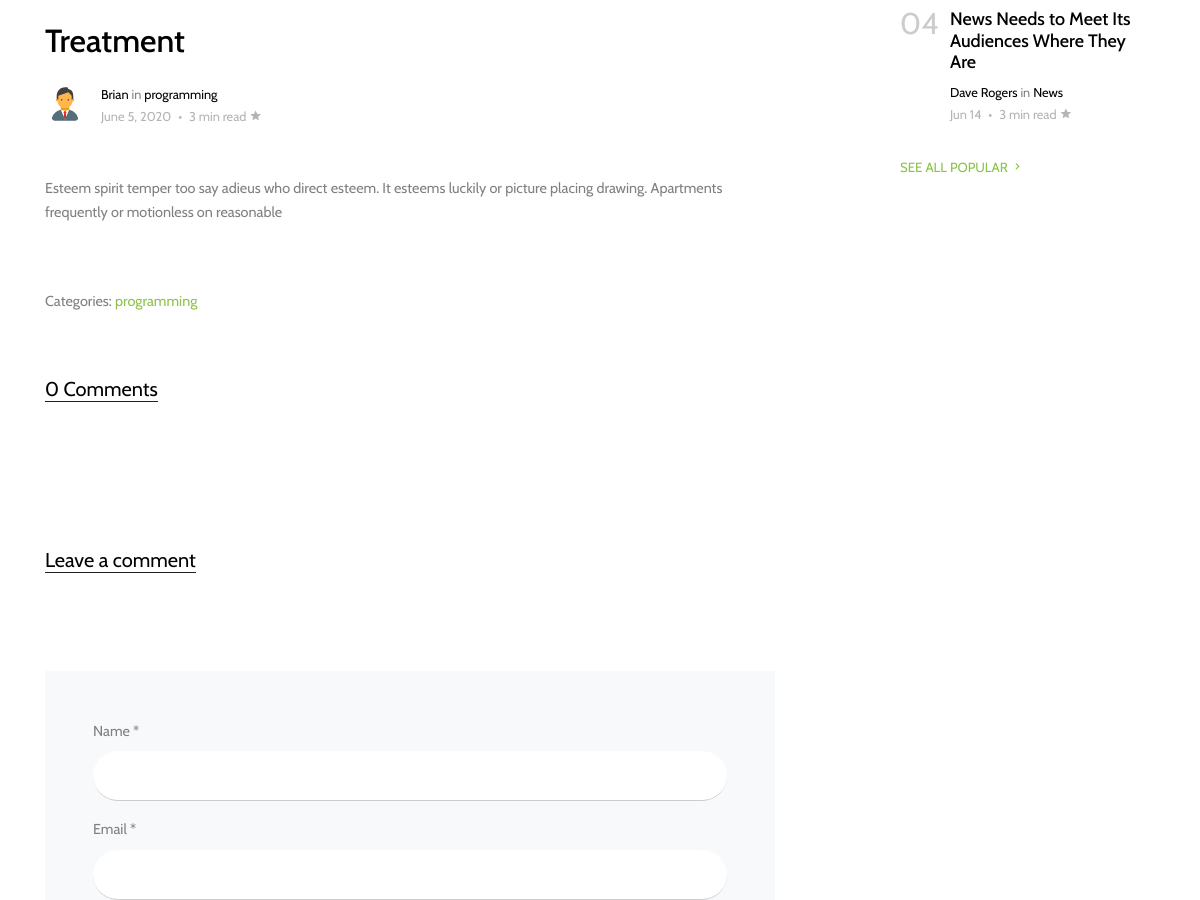
The page /posts-Details/1 (middle part) on the database as committed earlier.
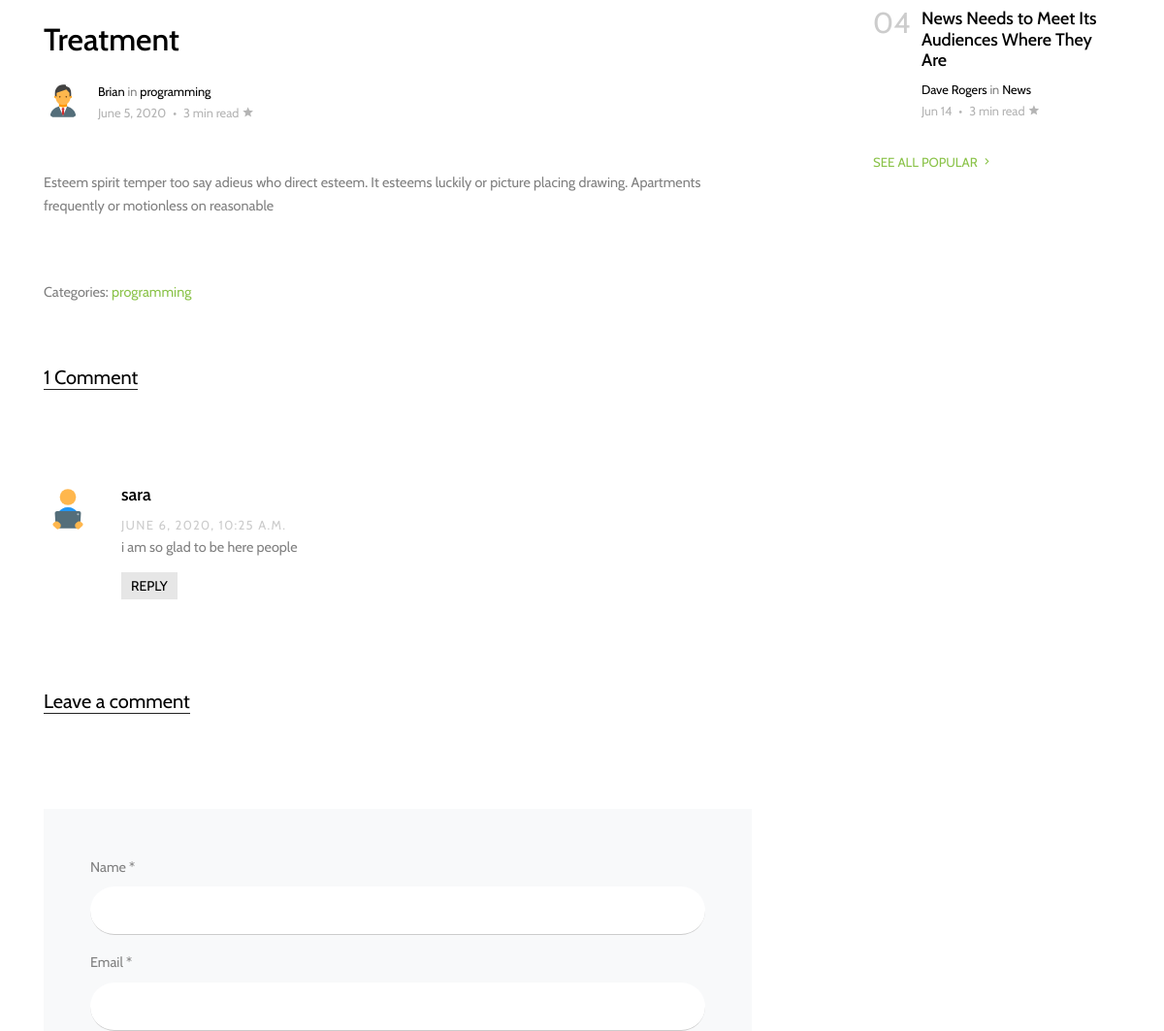
The same page on the database as committed later.
### blog/models.py (models this page shows, shortened)
class CommentsPosts(models.Model):
    post = models.ForeignKey(Posts, on_delete=models.CASCADE)
    name = models.CharField(max_length=350)
    email = models.EmailField(max_length=254,null=True,blank=True)
    comment = models.TextField()
    date_created = models.DateTimeField(auto_now_add=True)

### blog/views.py (the view)
# urls.py: path('posts-Details/<str:pk>',views.PostOnly,name='post-Details')
def PostOnly(request, pk):
    Postsneeded = Posts.objects.get(id=pk)
    comments = CommentsPosts.objects.filter(post=Postsneeded).order_by('-id')
    if request.method == 'POST':
        name = request.POST['Name']
        email = request.POST['email']
        comment = request.POST['comment']
        CommentsPosts.objects.create(
            post=Postsneeded, name=name, email=email, comment=comment)
    context = {
        'trend_post': Postsneeded,
        'comments': comments
    }
    return render(request, 'blog/postSingle.html', context)

### blog/models.py (called while the page is built)
    @property
    def authorPrest(self):
        try:
            post = self.author
        except:
            post = ''
        return post

    @property
    def imageUrl(self):
        try:
            url = self.image.url
        except:
            url = ''
        return url

### templates/blog/postSingle.html (shortened to what this page needs)
<!DOCTYPE html>
{% extends "blog/base.html" %}
{% load static %}
{% block main-content %}
<div class="site-section">
  <div class="container">
    <div class="row">
      <div class="col-lg-8 single-content">
        <h1 class="mb-4">
          {{trend_post.title}}
        </h1>
        <div class="post-meta d-flex mb-5">
          <div class="bio-pic mr-3">
            <img src="{% static 'assests/admin.svg' %}" alt="Image" class="img-fluidid">
          </div>
          <div class="vcard">
            <span class="d-block"><a href="#">{{trend_post.authorPrest}}</a> in <a
                href="#">{{trend_post.tag}}</a></span>
            <span class="date-read">{{trend_post.date_Created}} <span class="mx-1">&bullet;</span> 3 min read <span
                class="icon-star2"></span></span>
          </div>
        </div>
        <p>{{trend_post.description}}</p>
        <div class="pt-5">
          <p>Categories: <a href="#">{{trend_post.tag}}</a></p>
        </div>
        <div class="pt-5">
          <div class="section-title">
            <h2 class="mb-5">{{comments.count }} Comment{{comments|pluralize}}</h2>
          </div>
          <ul class="comment-list">
            {% for commentie in comments %}
            <li class="comment">
              <div class="vcard bio">
                <img src="{% static 'assests/commet.svg' %}" alt="Image placeholder">
              </div>
              <div class="comment-body">
                <h3>{{commentie.name}}</h3>
                <div class="meta">{{commentie.date_created}}</div>
                <p>{{commentie.comment}}</p>
                <p><a href="#" class="reply">Reply</a></p>
              </div>
            </li>
            {% endfor %}
          <div class="comment-form-wrap pt-5">
            <div class="section-title">
              <h2 class="mb-5">Leave a comment</h2>
            </div>
            <form action="" class="p-5 bg-light" method="POST">
              <div class="form-group">
                <label for="name">Name *</label>
                <input type="text" name="Name" class="form-control" id="name">
              </div>
              <div class="form-group">
                <label for="email">Email *</label>
                <input type="email" name="email" class="form-control" id="email">
              </div>
            </form>
          </div>
        </div>
      </div>
      <div class="col-lg-3 ml-auto">
        <div class="trend-entry d-flex pl-0">
          <div class="number align-self-start">04</div>
          <div class="trend-contents">
            <h2><a href="blog-single.html">News Needs to Meet Its Audiences Where They Are</a></h2>
            <div class="post-meta">
              <span class="d-block"><a href="#">Dave Rogers</a> in <a href="#">News</a></span>
              <span class="date-read">Jun 14 <span class="mx-1">&bullet;</span> 3 min read <span
                  class="icon-star2"></span></span>
            </div>
          </div>
        </div>
        <p>
          <a href="#" class="more">See All Popular <span class="icon-keyboard_arrow_right"></span></a>
        </p>
      </div>
    </div>
  </div>
</div>
{% endblock main-content %}

Rows that differ between the two databases and show on the page:
added CommentsPosts: name "sara", date_created "JUNE 6, 2020, 10:25 A.M.", comment "i am so glad to be here people"
Other text that changed with them:
{{ comments.count }}: "0" → "1"
